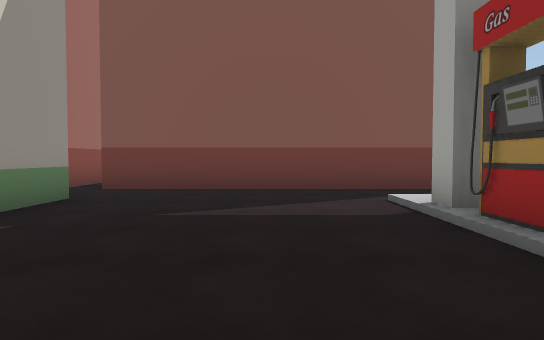
[1] (above)

24 first-person views from a walk through a scene from a Unity 3-D project. The camera is 1.3 m above the floor, tilts 2° down and sees 75° across. The floor is counted in squares, 2 m on a side. Each view is taken from the middle of a square. On the plan, view 1 faces up. The plan holds only what a view shows up to about 10 squares ahead; the rest is blank. The place goes on beyond the plan. Some surface patterns are stand-ins.

[2]
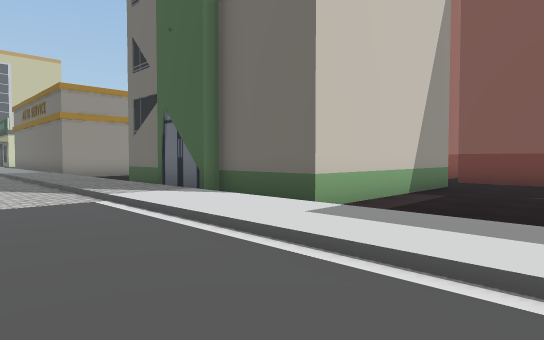

[3]
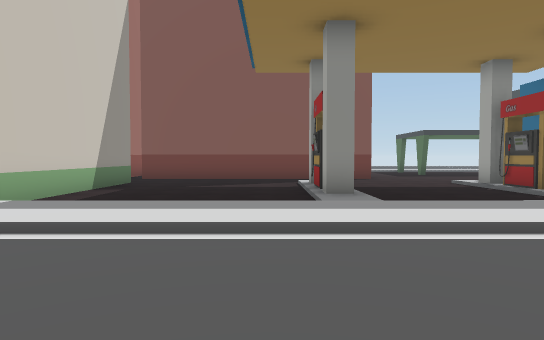

[4]
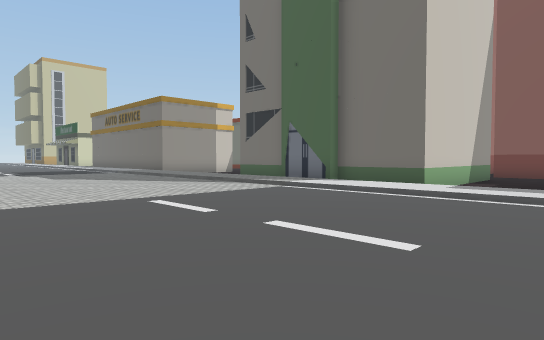

[5]
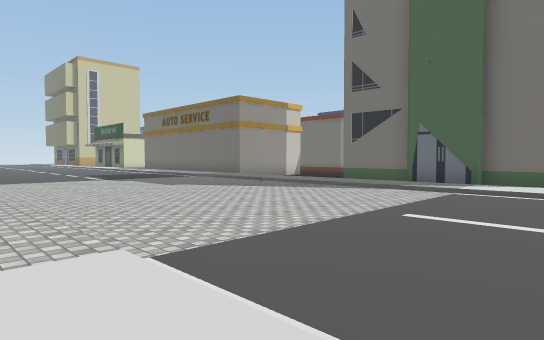

[6]
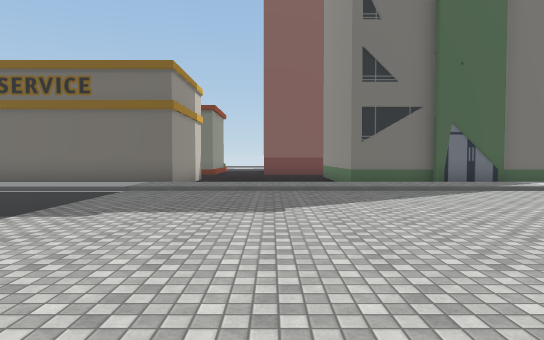

[7]
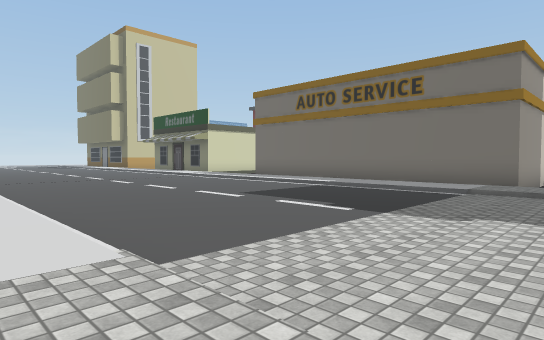

[8]
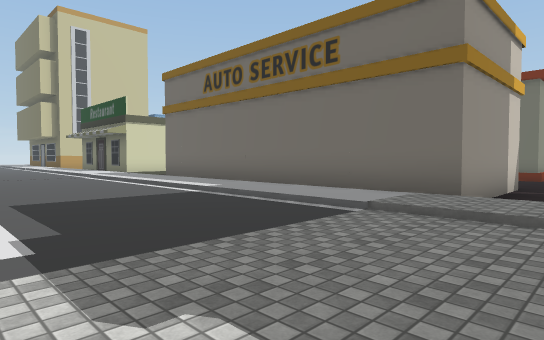

[9]
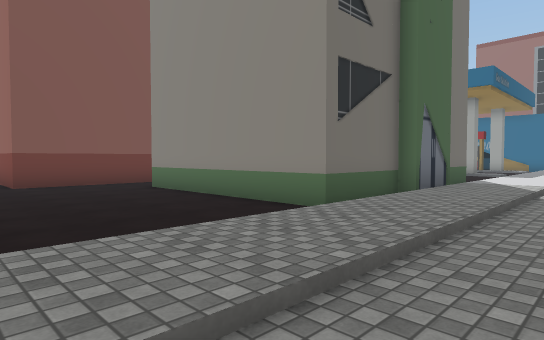

[10]
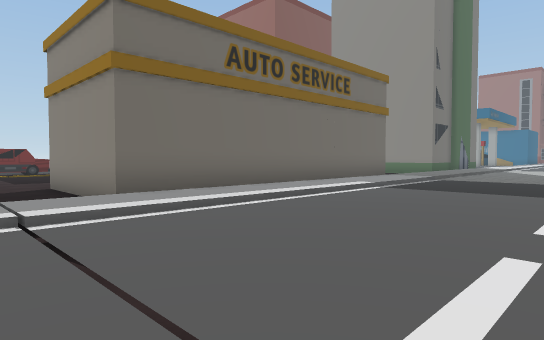

[11]
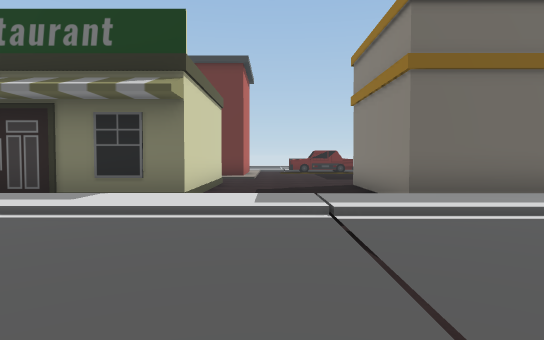

[12]
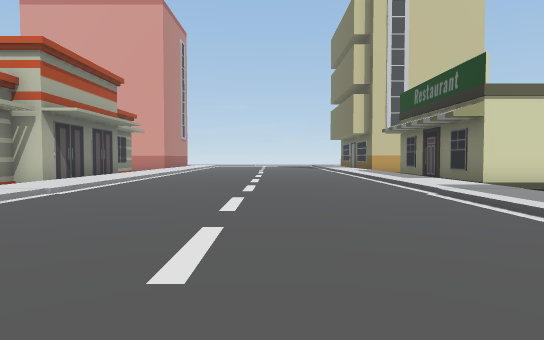

[13]
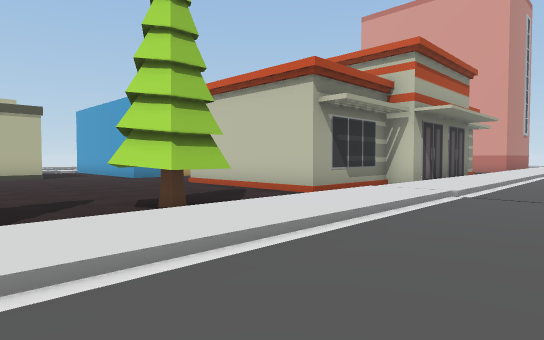

[14]
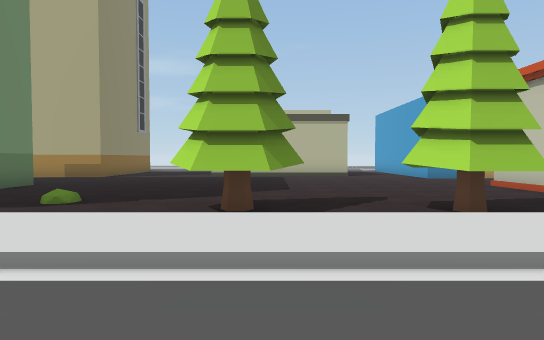

[15]
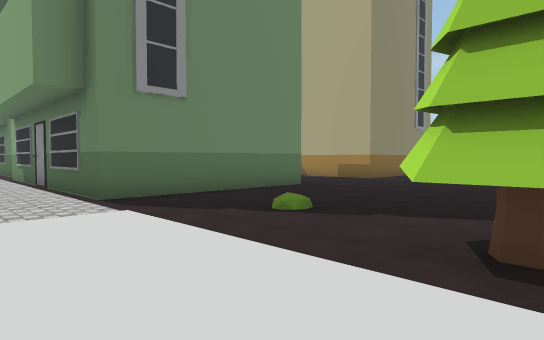

[16]
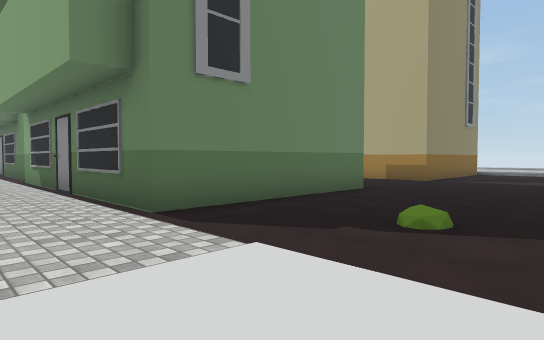

[17]
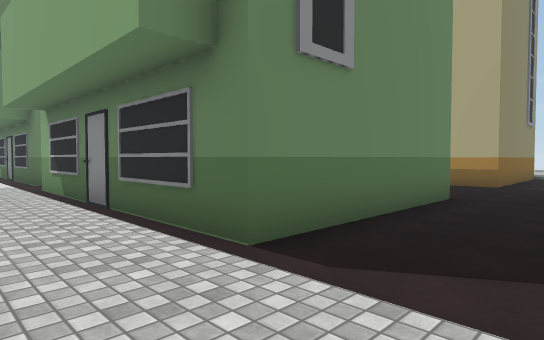

[18]
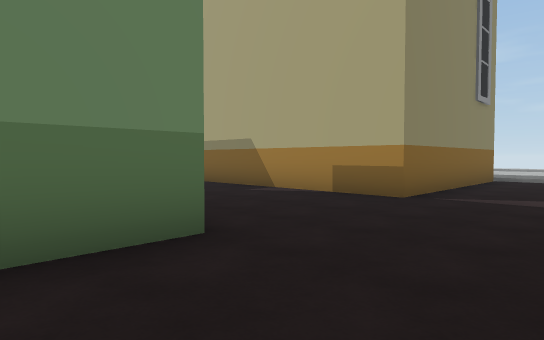

[19]
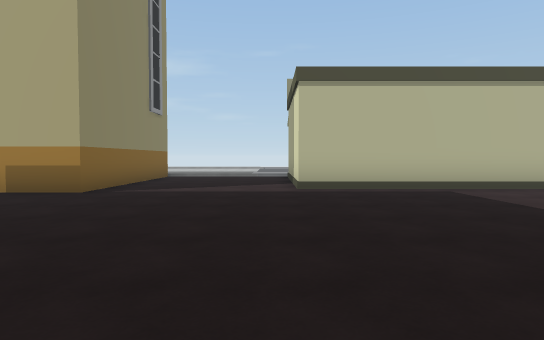

[20]
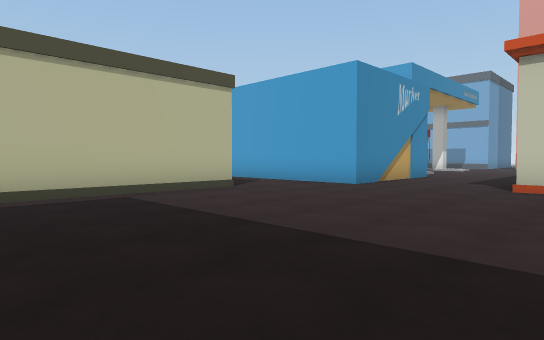

[21]
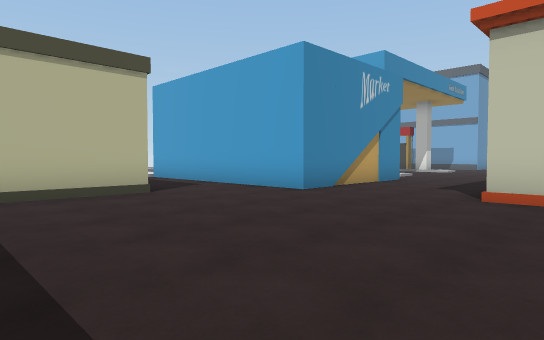

[22]
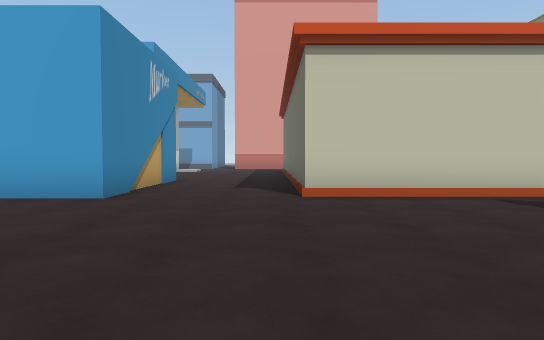

[23]
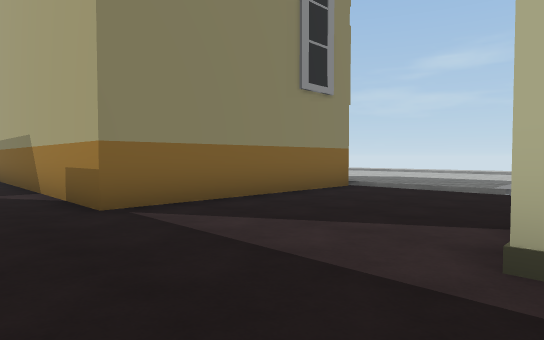

[24]
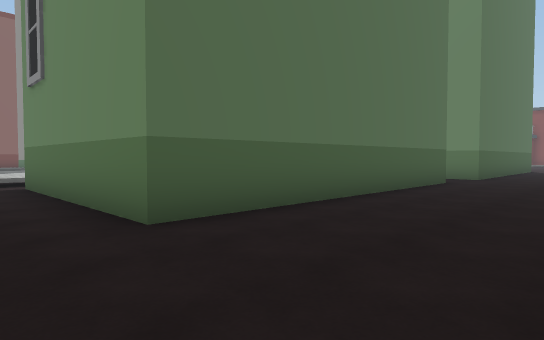

### Floor plan
Key: @ floor where view 1 was taken; # wall or solid block; . main floor; : floor 0.25 m higher than the main floor; + floor 0.5 m higher than the main floor; / step, stairs or slope; B building; T tree.
Columns run from 29 left of view 1 to 7 right of it. Each row starts with its distance up from view 1.
  9                  B      B.
  8                  BBB    B.BBBBBBB
  7                 ....     ........
  6                 ....     ........
  5                 ....B    B.....:....
  4  #....        ......B    B.....#....#
  3  #....B       B.....B    B.....#....#
  2  #....B       B.....B    B.....#....#
  1  #. ..B       B.....BB  BB.....:....
  0 ##    BBBBBBBBB.....  BB  ...@ ...
 -1 ++++++++++++++++++++++++++++++++++
 -2 //////////////////////////////////
 -3 :::::::::::::::::::::::::::::::::
 -4 ::::::::::::::::::::::::::::::::
 -5 :::::::::::::::::::::::::::::::
 -6 ::::::::::::::::::::::::::::::
 -7 ::::::::::::::::::::::::::::::
 -8 ::::::::::::::::::::::::::::::
 -9 //////////////////////////
-10 +++++++++++++++++++++++++++
-11 B    .....................
-12  BBBB..TT.TT.....BBBBBBBB
-13     B.....TT.....B
-14     B............B
-15     B............B
-16 BBBBB............BBBBBBBB
-17 ...........................
-18 ...........................
-19 ..........................
-20 #####..................
-21     #............BBBBBBBB
-22     #..######....B
-23     #..     #....B
-24     #..     #....B
-25              ....B

Where each view was taken, in squares from view 1:
view 1: 0 up, 0 right, facing up
view 2: 4 down, 0 right, facing up-left
view 3: 5 down, 1 right, facing up
view 4: 8 down, 0 right, facing up-left
view 5: 10 down, 3 left, facing up-left
view 6: 10 down, 12 left, facing up
view 7: 10 down, 13 left, facing up-left
view 8: 6 down, 13 left, facing up-left
view 9: 3 down, 14 left, facing up-right
view 10: 6 down, 26 left, facing up-right
view 11: 6 down, 26 left, facing up
view 12: 5 down, 19 left, facing left
view 13: 7 down, 19 left, facing down-left
view 14: 7 down, 19 left, facing down
view 15: 9 down, 19 left, facing down-right
view 16: 9 down, 17 left, facing down-right
view 17: 9 down, 15 left, facing down-right
view 18: 15 down, 15 left, facing down-right
view 19: 14 down, 16 left, facing down
view 20: 15 down, 17 left, facing down-left
view 21: 15 down, 19 left, facing down-left
view 22: 17 down, 19 left, facing left
view 23: 19 down, 17 left, facing down-right
view 24: 20 down, 14 left, facing up-right
